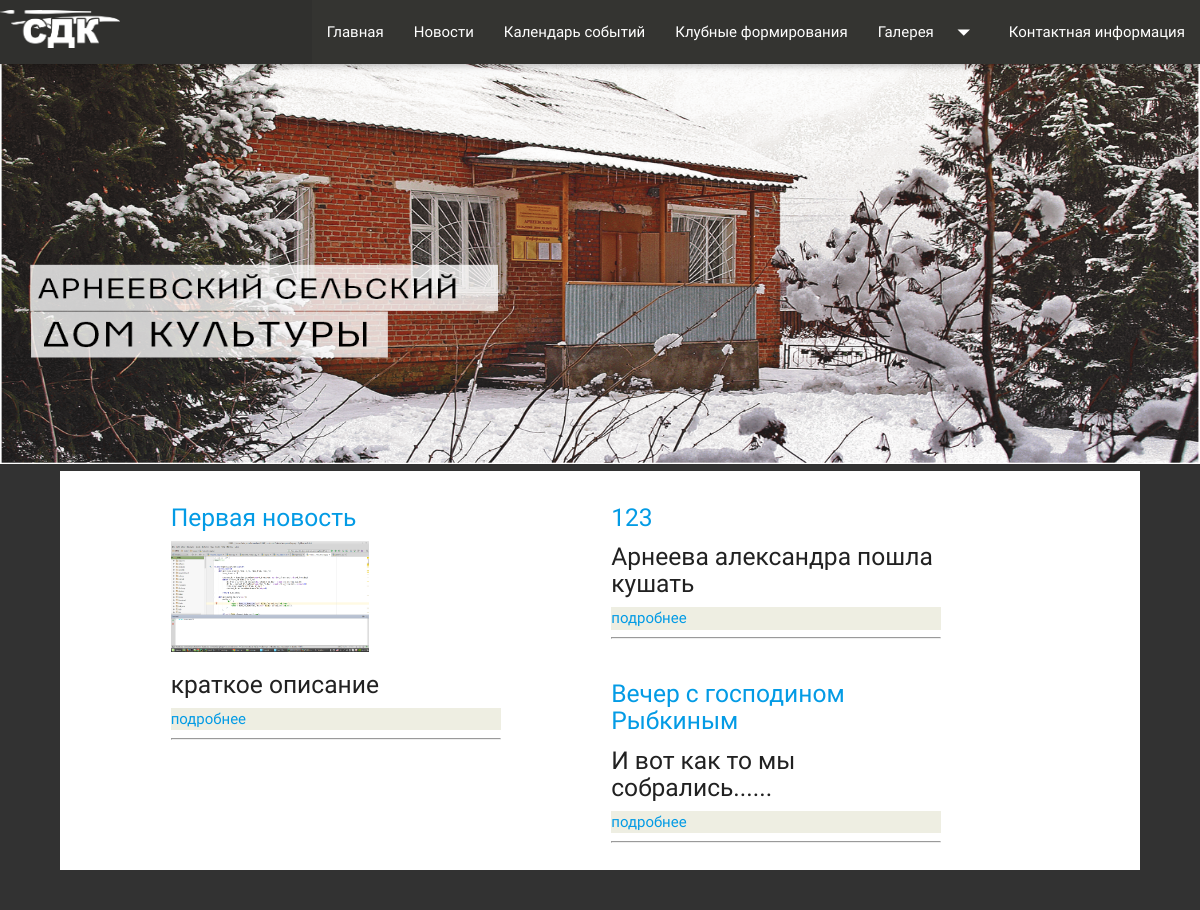
The app's page /notes/ with its own data.
### core/models.py (models this page shows, shortened)
class Note(models.Model):
    title = models.CharField(max_length=100, verbose_name='Название')
    short_text = models.CharField(max_length=300, blank=True, verbose_name='Краткое описание')
    text = models.TextField(blank=True, verbose_name='Полное описание')
    published_date = models.DateTimeField(auto_now_add=True, verbose_name='Дата публикации')
    photos = models.ManyToManyField("Photo", blank=True, related_name='notes')
    tags = models.ManyToManyField("Tag", blank=True, related_name='notes')  # Все теги прикреплённые к новости

class Photo(models.Model):
    title = models.CharField(max_length=100, blank=True, verbose_name='Название фотографии')
    img = models.ImageField(verbose_name='Изображение',  upload_to='photo/')
    album = models.ForeignKey(PhotoAlbum, blank=True, null=True, related_name='photos')
    tags = models.ManyToManyField(Tag, blank=True, related_name='photos')

### core/views.py (the view)
class NoteList(ListView):
    model = Note
    template_name = 'core/note_list.html'

### core/templates/core/note_list.html
{% extends 'core/base/base.html' %}
{% block content %}
    <div class="row">
        {% for note in object_list %}
            <div class="col m4 offset-m1" style="padding-top: 2%">
                <h5><a href="{% url 'note_detail_view' note.pk %}">{{ note.title }}</a></h5>
                {% if note.photos.all %}
                    <img width="60%" src="{{ note.photos.all.0.img.url }}">
                {% endif %}
                <h5>
                    {% if note.short_text %}
                        {{ note.short_text }}
                    {% else %}
                        {{ note.text|slice:":50" }}...
                    {% endif %}
                </h5>
                <div style="background-color: #eeeee2"><a href="{% url 'note_detail_view' note.pk %}">подробнее</a> </div>
            <hr>
            </div>
        {% endfor %}
    </div>
{% endblock content %}

### core/static/core/css/base.css (style rules this page uses)
body { background-color: #323232; }

### records on screen
Note: title "Первая новость", photos.all.0.img (picture), short_text "краткое описание"
Note: title "123", short_text "Арнеева александра пошла кушать"
Note: title "Вечер с господином Рыбкиным", text "И вот как то мы собрались..."
